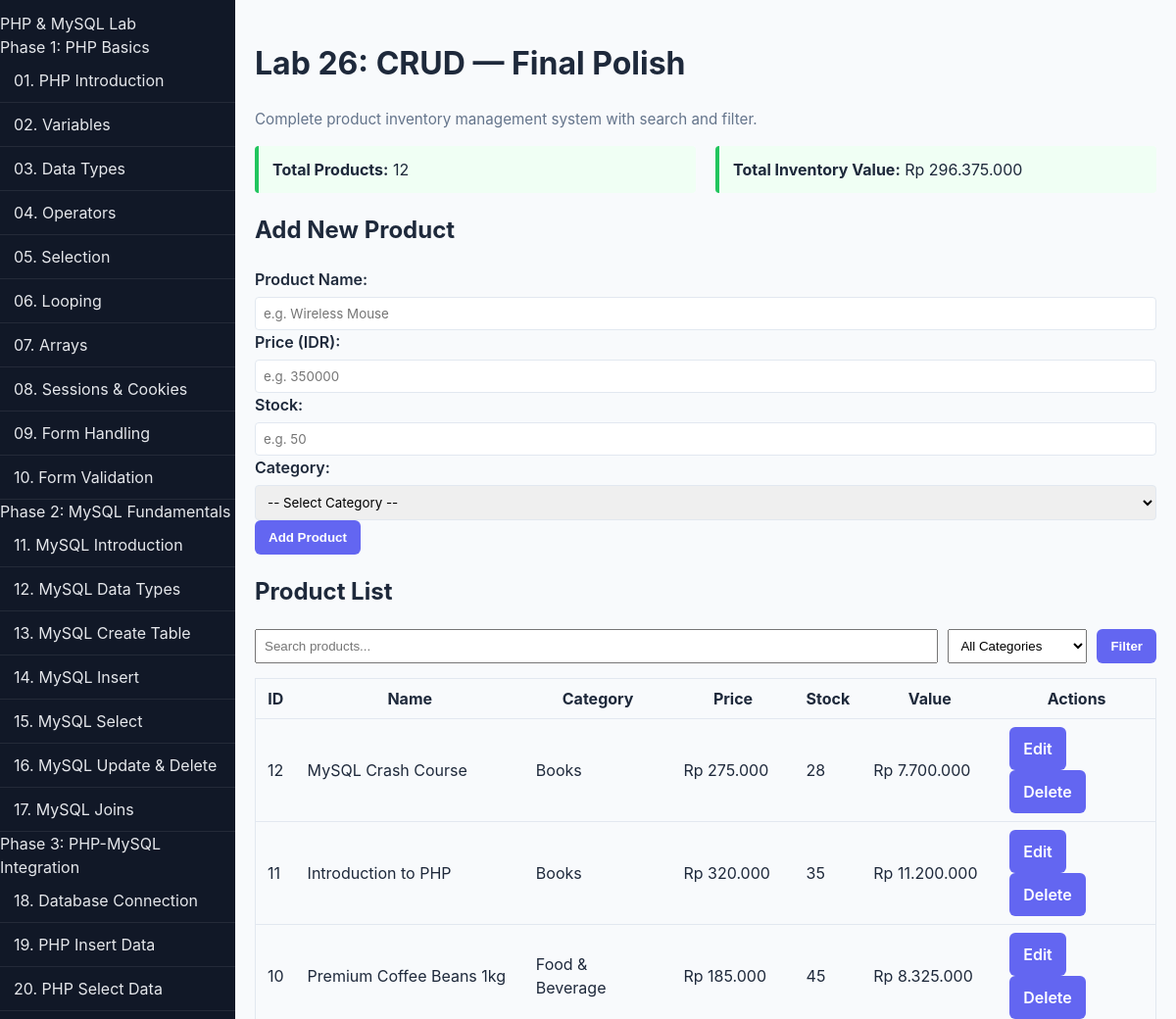
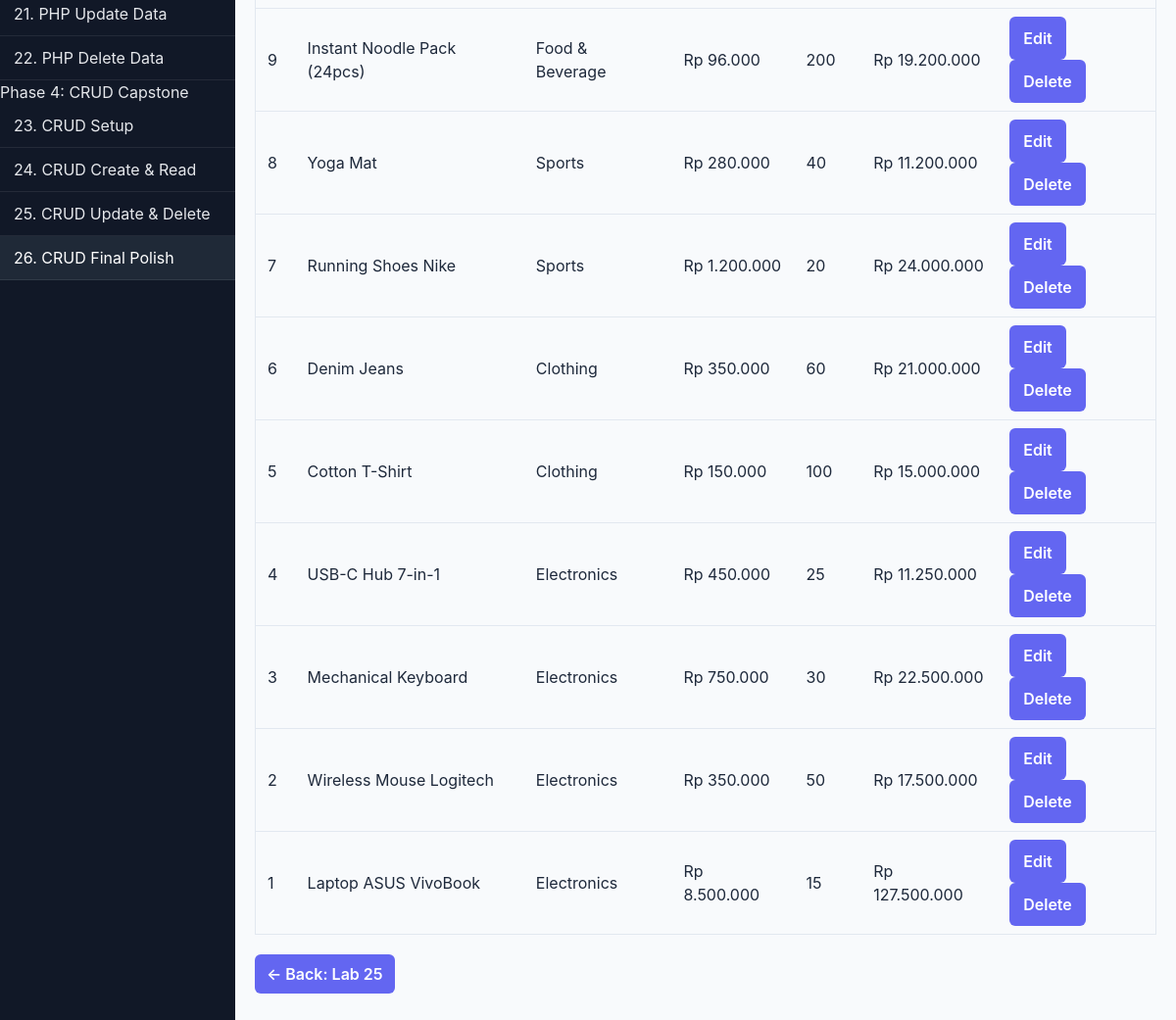
Screenshot of /labs/26-crud-final-polish/index.php with the database file from the repository (2 pictures, top to bottom).
### tables this page shows
CREATE TABLE products (
    id INT AUTO_INCREMENT PRIMARY KEY,
    name VARCHAR(100) NOT NULL,
    description TEXT,
    price DECIMAL(10,2) NOT NULL DEFAULT 0.00,
    stock INT NOT NULL DEFAULT 0,
    category_id INT,
    created_at TIMESTAMP DEFAULT CURRENT_TIMESTAMP,
    updated_at TIMESTAMP DEFAULT CURRENT_TIMESTAMP ON UPDATE CURRENT_TIMESTAMP
);

CREATE TABLE categories (
    id INT AUTO_INCREMENT PRIMARY KEY,
    name VARCHAR(50) NOT NULL,
    description TEXT
);

### labs/26-crud-final-polish/index.php (the view, shortened to what this page needs)
<?php
$baseUrl = '../style.css';
$currentLab = '26';
include '../includes/header.php';
include '../../config.php';
$editProduct = null;
$search = trim($_GET["search"] ?? '');
$whereClauses = ["1=1"];
$whereSQL = implode(" AND ", $whereClauses);
$products = [];
$result = mysqli_query($conn, "SELECT p.*, c.name AS category_name FROM products p LEFT JOIN categories c ON p.category_id = c.id WHERE $whereSQL ORDER BY p.id DESC");
if ($result) {
    while ($row = mysqli_fetch_assoc($result)) $products[] = $row;
}
$categories = [];
$catResult = mysqli_query($conn, "SELECT * FROM categories ORDER BY name");
if ($catResult) {
    while ($row = mysqli_fetch_assoc($catResult)) $categories[] = $row;
}
$totalProducts = count($products);
$totalValue = 0;
foreach ($products as $p) $totalValue += $p['price'] * $p['stock'];
?>
<h1 class="maybe-title">Lab 26: CRUD — Final Polish</h1>
<p class="subtitle">Complete product inventory management system with search and filter.</p>
<div style="display:flex; gap:20px; margin-bottom:20px; flex-wrap:wrap;">
    <div class="tip-box" style="flex:1; min-width:200px;">
        <strong>Total Products:</strong> <?php echo $totalProducts; ?>
    </div>
    <div class="tip-box" style="flex:1; min-width:200px;">
        <strong>Total Inventory Value:</strong> Rp <?php echo number_format($totalValue, 0, ',', '.'); ?>
    </div>
</div>
<?php if ($editProduct): ?>
<h2>Edit Product #<?php echo $editProduct['id']; ?></h2>
<form method="POST" class="form-group">
    <input type="hidden" name="action" value="update">
    <input type="hidden" name="id" value="<?php echo $editProduct['id']; ?>">
    <label>Product Name:</label>
    <input type="text" name="name" required value="<?php echo htmlspecialchars($editProduct['name']); ?>">
    <label>Price (IDR):</label>
    <input type="number" name="price" step="0.01" min="0" required value="<?php echo $editProduct['price']; ?>">
    <label>Stock:</label>
    <input type="number" name="stock" min="0" required value="<?php echo $editProduct['stock']; ?>">
    <label>Category:</label>
    <select name="category_id">
        <?php foreach ($categories as $cat): ?>
            <option value="<?php echo $cat['id']; ?>" <?php echo ($editProduct['category_id'] == $cat['id']) ? 'selected' : ''; ?>><?php echo htmlspecialchars($cat['name']); ?></option>
        <?php endforeach; ?>
    </select>
    <button type="submit" class="btn btn-primary">Save Changes</button>
    <a href="?cancel_edit=1" class="btn">Cancel</a>
</form>
<?php else: ?>
<h2>Add New Product</h2>
<form method="POST" class="form-group">
    <label>Product Name:</label>
    <input type="text" name="name" required placeholder="e.g. Wireless Mouse">
    <label>Price (IDR):</label>
    <input type="number" name="price" step="0.01" min="0" required placeholder="e.g. 350000">
    <label>Stock:</label>
    <input type="number" name="stock" min="0" required placeholder="e.g. 50">
    <label>Category:</label>
    <select name="category_id">
        <option value="0">-- Select Category --</option>
    </select>
    <button type="submit" class="btn btn-primary">Add Product</button>
</form>
<?php endif; ?>
<h2>Product List</h2>
<form method="GET" style="display:flex; gap:10px; margin-bottom:15px; flex-wrap:wrap; align-items:center;">
    <input type="text" name="search" value="<?php echo htmlspecialchars($search); ?>" placeholder="Search products..." style="flex:1; min-width:200px; padding:8px;">
    <select name="category" style="padding:8px;">
        <option value="0">All Categories</option>
    </select>
    <button type="submit" class="btn">Filter</button>
</form>
<?php if ($totalProducts > 0): ?>
<table class="data-table">
    <tr>
        <th>ID</th>
        <th>Name</th>
        <th>Category</th>
        <th>Price</th>
        <th>Stock</th>
        <th>Value</th>
        <th>Actions</th>
    </tr>
    <?php foreach ($products as $p): ?>
    <tr>
        <td><?php echo $p['id']; ?></td>
        <td><?php echo htmlspecialchars($p['name']); ?></td>
        <td><?php echo htmlspecialchars($p['category_name'] ?? '-'); ?></td>
        <td>Rp <?php echo number_format($p['price'], 0, ',', '.'); ?></td>
        <td><?php echo $p['stock']; ?></td>
        <td>Rp <?php echo number_format($p['price'] * $p['stock'], 0, ',', '.'); ?></td>
        <td>
            <a href="?edit_id=<?php echo $p['id']; ?>" class="btn">Edit</a>
            <a href="?delete_id=<?php echo $p['id']; ?>&confirm=1" class="btn" onclick="return confirm('Delete <?php echo addslashes($p['name']); ?>?')">Delete</a>
        </td>
    </tr>
    <?php endforeach; ?>
</table>
<?php else: ?>
<p>No products found<?php if ($search) echo ' matching "' . htmlspecialchars($search) . '"'; ?>.</p>
<?php endif; ?>
<p style="margin-top:20px;"><a href="../25-crud-update-delete/index.php" class="back-link">← Back: Lab 25</a></p>
<?php
include '../includes/footer.php';
?>

### includes/header.php (shortened to what this page needs)
<?php
$activeLab = $currentLab;
?>
<!DOCTYPE html>
<html lang="en">
<head>
    <link rel="stylesheet" href="<?= $baseUrl ?? '../style.css' ?>">
</head>
<body>
    <nav class="sidebar" aria-label="Labs navigation">
        <div class="sidebar-header">
            <a href="<?= $baseUrl ?? '../index.php' ?>" class="sidebar-logo">PHP & MySQL Lab</a>
        </div>
        <div class="sidebar-group">
            <div class="sidebar-group-title">Phase 1: PHP Basics</div>
            <a href="../labs/01-php-introduction/index.php" class="sidebar-link <?= $activeLab === '01' ? 'active' : '' ?>">01. PHP Introduction</a>
            <a href="../labs/02-variables/index.php" class="sidebar-link <?= $activeLab === '02' ? 'active' : '' ?>">02. Variables</a>
            <a href="../labs/03-data-types/index.php" class="sidebar-link <?= $activeLab === '03' ? 'active' : '' ?>">03. Data Types</a>
            <a href="../labs/04-operators/index.php" class="sidebar-link <?= $activeLab === '04' ? 'active' : '' ?>">04. Operators</a>
            <a href="../labs/05-selection/index.php" class="sidebar-link <?= $activeLab === '05' ? 'active' : '' ?>">05. Selection</a>
            <a href="../labs/06-looping/index.php" class="sidebar-link <?= $activeLab === '06' ? 'active' : '' ?>">06. Looping</a>
            <a href="../labs/07-arrays/index.php" class="sidebar-link <?= $activeLab === '07' ? 'active' : '' ?>">07. Arrays</a>
            <a href="../labs/08-sessions-cookies/index.php" class="sidebar-link <?= $activeLab === '08' ? 'active' : '' ?>">08. Sessions & Cookies</a>
            <a href="../labs/09-form-handling/index.php" class="sidebar-link <?= $activeLab === '09' ? 'active' : '' ?>">09. Form Handling</a>
            <a href="../labs/10-form-validation/index.php" class="sidebar-link <?= $activeLab === '10' ? 'active' : '' ?>">10. Form Validation</a>
        </div>
        <div class="sidebar-group">
            <div class="sidebar-group-title">Phase 2: MySQL Fundamentals</div>
            <a href="../labs/11-mysql-introduction/index.php" class="sidebar-link <?= $activeLab === '11' ? 'active' : '' ?>">11. MySQL Introduction</a>
            <a href="../labs/12-mysql-data-types/index.php" class="sidebar-link <?= $activeLab === '12' ? 'active' : '' ?>">12. MySQL Data Types</a>
            <a href="../labs/13-mysql-create-table/index.php" class="sidebar-link <?= $activeLab === '13' ? 'active' : '' ?>">13. MySQL Create Table</a>
            <a href="../labs/14-mysql-insert/index.php" class="sidebar-link <?= $activeLab === '14' ? 'active' : '' ?>">14. MySQL Insert</a>
            <a href="../labs/15-mysql-select/index.php" class="sidebar-link <?= $activeLab === '15' ? 'active' : '' ?>">15. MySQL Select</a>
            <a href="../labs/16-mysql-update-delete/index.php" class="sidebar-link <?= $activeLab === '16' ? 'active' : '' ?>">16. MySQL Update & Delete</a>
            <a href="../labs/17-mysql-joins/index.php" class="sidebar-link <?= $activeLab === '17' ? 'active' : '' ?>">17. MySQL Joins</a>
        </div>
        <div class="sidebar-group">
            <div class="sidebar-group-title">Phase 3: PHP-MySQL Integration</div>
            <a href="../labs/18-database-connection/index.php" class="sidebar-link <?= $activeLab === '18' ? 'active' : '' ?>">18. Database Connection</a>
            <a href="../labs/19-php-insert-data/index.php" class="sidebar-link <?= $activeLab === '19' ? 'active' : '' ?>">19. PHP Insert Data</a>
            <a href="../labs/20-php-select-data/index.php" class="sidebar-link <?= $activeLab === '20' ? 'active' : '' ?>">20. PHP Select Data</a>
            <a href="../labs/21-php-update-data/index.php" class="sidebar-link <?= $activeLab === '21' ? 'active' : '' ?>">21. PHP Update Data</a>
            <a href="../labs/22-php-delete-data/index.php" class="sidebar-link <?= $activeLab === '22' ? 'active' : '' ?>">22. PHP Delete Data</a>
        </div>
        <div class="sidebar-group">
            <div class="sidebar-group-title">Phase 4: CRUD Capstone</div>
            <a href="../labs/23-crud-setup/index.php" class="sidebar-link <?= $activeLab === '23' ? 'active' : '' ?>">23. CRUD Setup</a>
            <a href="../labs/24-crud-create-read/index.php" class="sidebar-link <?= $activeLab === '24' ? 'active' : '' ?>">24. CRUD Create & Read</a>
            <a href="../labs/25-crud-update-delete/index.php" class="sidebar-link <?= $activeLab === '25' ? 'active' : '' ?>">25. CRUD Update & Delete</a>
            <a href="../labs/26-crud-final-polish/index.php" class="sidebar-link <?= $activeLab === '26' ? 'active' : '' ?>">26. CRUD Final Polish</a>
        </div>
    </nav>
    <div class="content">

### includes/footer.php
    </div>
</body>
</html>

### style.css (style rules this page uses)
*, *::before, *::after { box-sizing: border-box; }
html, body { height: 100%; }
body { margin: 0; font-family: -apple-system, BlinkMacSystemFont, "Segoe UI", Roboto, sans-serif; color: #1e293b; background: #f8fafc; line-height: 1.5; }
a { color: inherit; text-decoration: none; }
.back-link { display: inline-block; padding: 8px 12px; background-color: #6366f1; color: #fff; text-decoration: none; border-radius: 6px; font-weight: 600; }
.subtitle { color: #64748b; font-size: 0.95em; margin-top: 4px; }
.tip-box { border-left: 4px solid #22c55e; background: #f0fff4; padding: 12px 14px; border-radius: 4px; }
.sidebar { position: fixed; top: 0; left: 0; width: 240px; height: 100%; background: #111827; color: #e5e7eb; overflow-y: auto; padding: 12px 0; }
.sidebar-link { display: block; padding: 10px 14px; color: #e5e7eb; text-decoration: none; border-bottom: 1px solid rgba(255,255,255,0.08); }
.sidebar-link.active { background: #1f2937; color: #fff; }
.content { margin-left: 240px; padding: 20px; }
.form-group { margin: 12px 0; }
.form-group label { display: block; font-weight: 600; margin-bottom: 6px; }
.form-group input, .form-group select, .form-group textarea { width: 100%; padding: 8px; border: 1px solid #e2e8f0; border-radius: 4px; font-family: inherit; }
.btn { display: inline-block; padding: 10px 14px; border-radius: 6px; border: none; cursor: pointer; color: #fff; background: #6366f1; font-weight: 600; }
.btn-primary { background: #6366f1; }
.data-table { width: 100%; border-collapse: collapse; border: 1px solid #e2e8f0; margin: 8px 0; }
.data-table th, .data-table td { padding: 8px 12px; border-bottom: 1px solid #e2e8f0; }

### rows the page displays
products: id "12", name "MySQL Crash Course", category.name "Books", price "275.000", stock "28", $p['price'] * $p['stock'] "7.700.000"
products: id "11", name "Introduction to PHP", category.name "Books", price "320.000", stock "35", $p['price'] * $p['stock'] "11.200.000"
products: id "10", name "Premium Coffee Beans 1kg", category.name "Food & Beverage", price "185.000", stock "45", $p['price'] * $p['stock'] "8.325.000"
products: id "9", name "Instant Noodle Pack (24pcs)", category.name "Food & Beverage", price "96.000", stock "200", $p['price'] * $p['stock'] "19.200.000"
products: id "8", name "Yoga Mat", category.name "Sports", price "280.000", stock "40", $p['price'] * $p['stock'] "11.200.000"
products: id "7", name "Running Shoes Nike", category.name "Sports", price "1.200.000", stock "20", $p['price'] * $p['stock'] "24.000.000"
products: id "6", name "Denim Jeans", category.name "Clothing", price "350.000", stock "60", $p['price'] * $p['stock'] "21.000.000"
products: id "5", name "Cotton T-Shirt", category.name "Clothing", price "150.000", stock "100", $p['price'] * $p['stock'] "15.000.000"
products: id "4", name "USB-C Hub 7-in-1", category.name "Electronics", price "450.000", stock "25", $p['price'] * $p['stock'] "11.250.000"
products: id "3", name "Mechanical Keyboard", category.name "Electronics", price "750.000", stock "30", $p['price'] * $p['stock'] "22.500.000"
products: id "2", name "Wireless Mouse Logitech", category.name "Electronics", price "350.000", stock "50", $p['price'] * $p['stock'] "17.500.000"
products: id "1", name "Laptop ASUS VivoBook", category.name "Electronics", price "8.500.000", stock "15", $p['price'] * $p['stock'] "127.500.000"

### other values shown
$totalProducts "12"
$totalValue "296.375.000"
